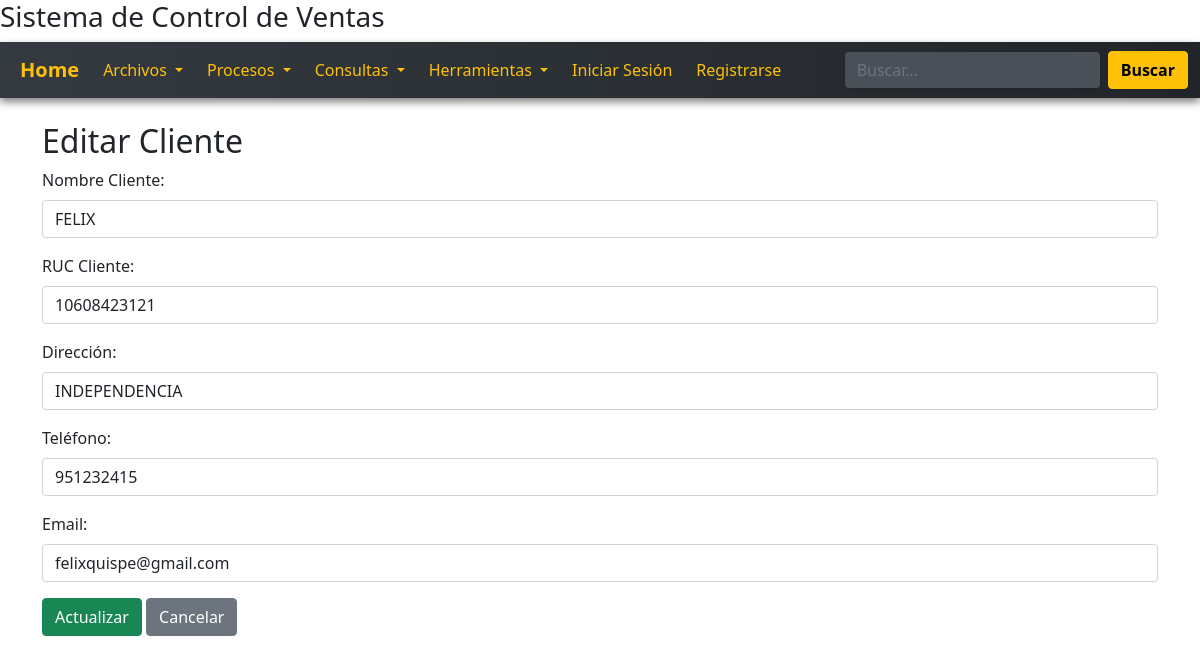
Screenshot of /vista/cliente/update.php?id=1 with the database file from the repository.
### tables this page shows
CREATE TABLE `clientes` (
  `idcliente` int(11) NOT NULL,
  `nomcliente` varchar(128) NOT NULL,
  `rucliente` varchar(11) NOT NULL,
  `dircliente` varchar(128) NOT NULL,
  `telcliente` varchar(9) NOT NULL,
  `emailcliente` varchar(64) NOT NULL
);

### includes/db.php (called while the page is built, shortened)
<?php
class DBConection{
public function conectar(){
    try {
        $pdo = new PDO("mysql:host=" .DBHOST. ";dbname=" .DBNAME. ";charset=utf8", DBUSER, DBPASS);
        $pdo->setAttribute(PDO::ATTR_ERRMODE, PDO::ERRMODE_EXCEPTION);
        return $pdo;
    } catch (PDOException $e) {
        echo "Error en la conexión: " . $e->getMessage();
    }
}
}
?>

### controlador/clienteController.php (called while the page is built, shortened)
<?php
include $_SERVER['DOCUMENT_ROOT']."/sisventas/modelo/cliente.php";
class ClienteController {
    public function obtener_listado(){
        $cliente = new Cliente();
        return $cliente->listado();
    }
}

### modelo/cliente.php (called while the page is built, shortened)
<?php
include $_SERVER['DOCUMENT_ROOT']."/sisventas/includes/db.php";
class Cliente {
    private $con;
    public function __construct(){
        $cnx = new DBConection();
        $this->con = $cnx->conectar();
    }
    public function listado(){
        $sql = "SELECT * FROM clientes";
        $stmt = $this->con->prepare($sql);
        $stmt->execute();
        return $stmt->fetchAll(PDO::FETCH_ASSOC);
    }
}

### vista/cliente/update.php (the view, shortened to what this page needs)
<?php
include $_SERVER['DOCUMENT_ROOT']."/sisventas/controlador/clienteController.php";
include_once $_SERVER['DOCUMENT_ROOT']."/sisventas/vista/layout/header.php";
include_once $_SERVER['DOCUMENT_ROOT']."/sisventas/vista/layout/navbar.php";
$id = $_GET['id'];
$clienteCtrl = new ClienteController();
$clientes = $clienteCtrl->obtener_listado();
$cliente = null;
foreach ($clientes as $c) {
    if ($c['idcliente'] == $id) {
        $cliente = $c;
        break;
    }
}
?>
<div class="container mt-4">
    <h2>Editar Cliente</h2>
    <form method="POST">
        <div class="mb-3">
            <label class="form-label">Nombre Cliente:</label>
            <input type="text" class="form-control" name="txtnomcliente" value="<?php echo $cliente['nomcliente']; ?>" required>
        </div>
        <div class="mb-3">
            <label class="form-label">RUC Cliente:</label>
            <input type="text" class="form-control" name="txtrucliente" value="<?php echo $cliente['rucliente']; ?>" required>
        </div>
        <div class="mb-3">
            <label class="form-label">Dirección:</label>
            <input type="text" class="form-control" name="txtdircliente" value="<?php echo $cliente['dircliente']; ?>" required>
        </div>
        <div class="mb-3">
            <label class="form-label">Teléfono:</label>
            <input type="text" class="form-control" name="txttelcliente" value="<?php echo $cliente['telcliente']; ?>" required>
        </div>
        <div class="mb-3">
            <label class="form-label">Email:</label>
            <input type="email" class="form-control" name="txtemailcliente" value="<?php echo $cliente['emailcliente']; ?>" required>
        </div>
        <button type="submit" class="btn btn-success">Actualizar</button>
        <a href="listado.php" class="btn btn-secondary">Cancelar</a>
    </form>
</div>
<?php include_once $_SERVER['DOCUMENT_ROOT']."/sisventas/vista/layout/footer.php"; ?>

### rows the page displays
clientes: txtnomcliente "FELIX", txtrucliente "10608423121", txtdircliente "INDEPENDENCIA", txttelcliente "951232415", txtemailcliente "felixquispe@gmail.com"
